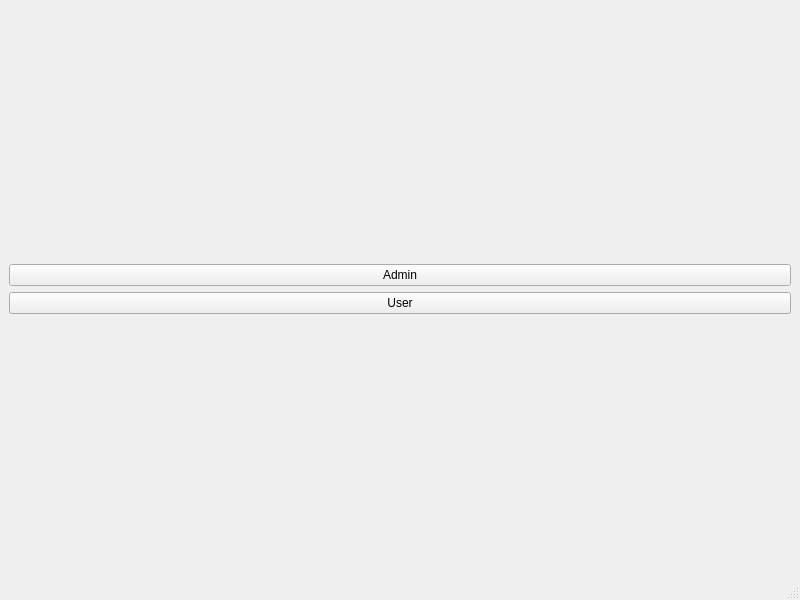
<?xml version="1.0" encoding="UTF-8"?>
<ui version="4.0">
 <class>CSV</class>
 <widget class="QMainWindow" name="CSV">
  <property name="geometry">
   <rect>
    <x>0</x>
    <y>0</y>
    <width>800</width>
    <height>600</height>
   </rect>
  </property>
  <property name="windowTitle">
   <string>MainWindow</string>
  </property>
  <widget class="QWidget" name="centralwidget">
   <layout class="QVBoxLayout" name="verticalLayout_2">
    <item>
     <layout class="QVBoxLayout" name="verticalLayout">
      <item>
       <widget class="QPushButton" name="adminButton">
        <property name="text">
         <string>Admin</string>
        </property>
       </widget>
      </item>
      <item>
       <widget class="QPushButton" name="userButton">
        <property name="text">
         <string>User</string>
        </property>
       </widget>
      </item>
     </layout>
    </item>
   </layout>
  </widget>
  <widget class="QMenuBar" name="menubar">
   <property name="geometry">
    <rect>
     <x>0</x>
     <y>0</y>
     <width>800</width>
     <height>25</height>
    </rect>
   </property>
  </widget>
  <widget class="QStatusBar" name="statusbar"/>
 </widget>
 <resources/>
 <connections/>
</ui>
